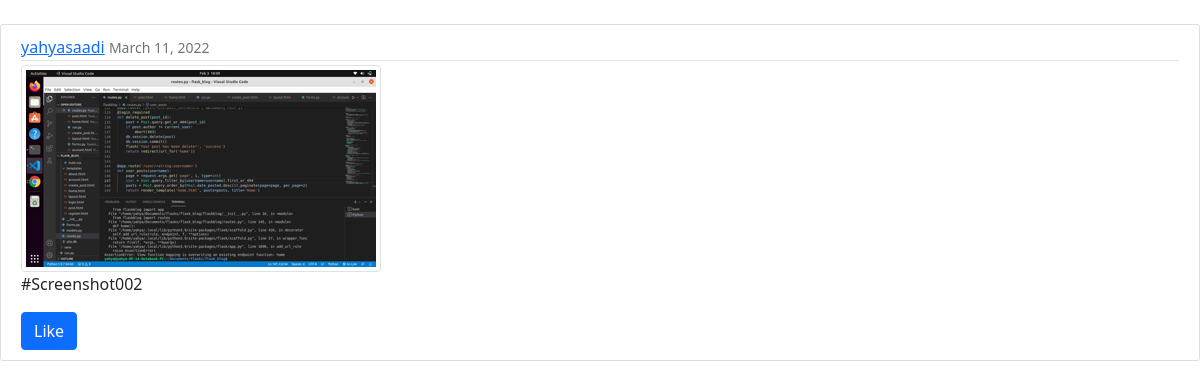
Page /photo/12/ on the committed database.
### photos/models.py (models this page shows, shortened)
class Photo(models.Model):
    img = models.ImageField(upload_to='images')
    caption = models.CharField(max_length=250, default='Caption here')
    date_posted = models.DateTimeField(default=timezone.now)
    owner = models.ForeignKey(User, on_delete=models.CASCADE)

### photos/views.py (the view)
# urls.py: path('photo/<int:pk>/', PhotoDetailView.as_view(), name='photo-detail'),
class PhotoDetailView(DetailView):
    model = Photo

### photos/templates/photos/photo_detail.html (shortened to what this page needs)
{% extends 'photos/base.html' %}
{% block content %}
    <article class="media content-section">
        <div class="media-body">
            <div class="article-metadata">
                <a class="mr-2" href="{% url 'user-posts' object.owner %}">{{ object.owner }}</a>
                <small class="text-muted">{{ object.date_posted|date:'F d, Y' }}</small>
            </div>
            <img class="img-thumbnail article-img" src="{{ object.img.url }}" >
            <p class="article-content">{{ object.caption }}</p>
        </div>
        <div>
            <form action="#" method="POST">
                <button class="btn btn-primary" type="submit" name="img_id" value="{{ object.id }}">Like</button>
            </form>
        </div>
    </article>
{% endblock content %}

### photos/static/photos/main.css (style rules this page uses)
.content-section { background: #ffffff; padding: 10px 20px; border: 1px solid #dddddd; border-radius: 3px; margin-bottom: 20px; }
.article-metadata { padding-bottom: 1px; margin-bottom: 4px; border-bottom: 1px solid #e3e3e3 }

### rows in the picture
Photo: owner "yahyasaadi", date_posted "March 11, 2022", img (picture), caption "#Screenshot002"
